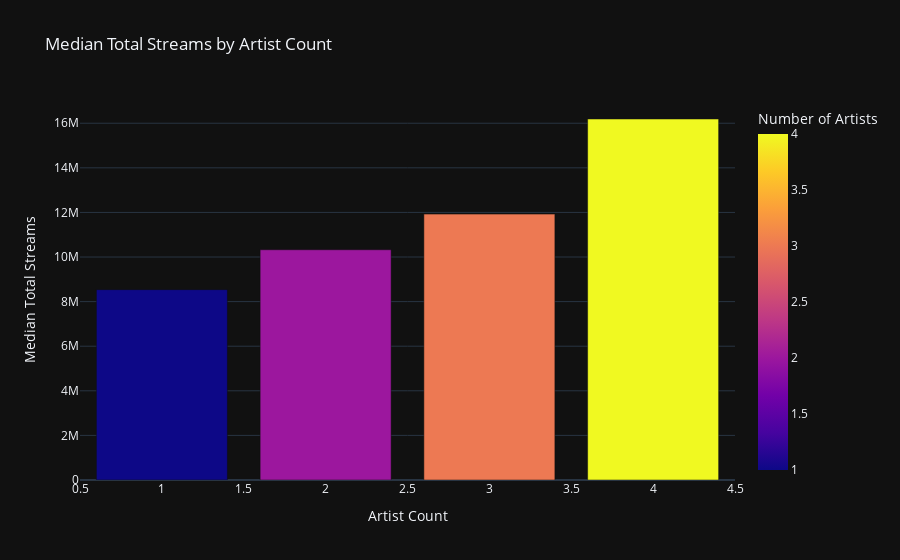

The code cell stored with this chart in its notebook:
### Code cell
# not in use

median_streams = df.groupby('artist_count')['total_streams'].median().reset_index()

fig = px.bar(
    median_streams,
    x='artist_count',     
    y='total_streams',    
    title="Median Total Streams by Artist Count",
    labels={'artist_count': 'Number of Artists', 'total_streams': 'Median Total Streams'},
    color='artist_count', 
    color_discrete_sequence=px.colors.qualitative.Vivid
)
fig.update_traces(textposition='outside')
fig.update_layout(
    xaxis_title="Artist Count",
    yaxis_title="Median Total Streams",
    template="plotly_dark",
)

fig.show()

### Figure 1 — Plotly figure (JSON) as saved in the notebook; plotly's stock layout.template omitted (floating-point values rounded to 4 significant figures)
{"data": [{"alignmentgroup": "True", "hovertemplate": "Number of Artists=%{marker.color}<br>Median Total Streams=%{y}<extra></extra>", "legendgroup": "", "marker": {"color": [1, 2, 3, 4], "coloraxis": "coloraxis", "pattern": {"shape": ""}}, "name": "", "offsetgroup": "", "orientation": "v", "showlegend": false, "textposition": "outside", "type": "bar", "x": [1, 2, 3, 4], "xaxis": "x", "y": [8536698, 10330000.0, 11924261, 16190000.0], "yaxis": "y"}], "layout": {"barmode": "relative", "coloraxis": {"colorbar": {"title": {"text": "Number of Artists"}}, "colorscale": [[0, "#0d0887"], [0.1111, "#46039f"], [0.2222, "#7201a8"], [0.3333, "#9c179e"], [0.4444, "#bd3786"], [0.5556, "#d8576b"], [0.6667, "#ed7953"], [0.7778, "#fb9f3a"], [0.8889, "#fdca26"], [1, "#f0f921"]]}, "legend": {"tracegroupgap": 0}, "title": {"text": "Median Total Streams by Artist Count"}, "xaxis": {"anchor": "y", "domain": [0, 1], "title": {"text": "Artist Count"}}, "yaxis": {"anchor": "x", "domain": [0, 1], "title": {"text": "Median Total Streams"}}}}
